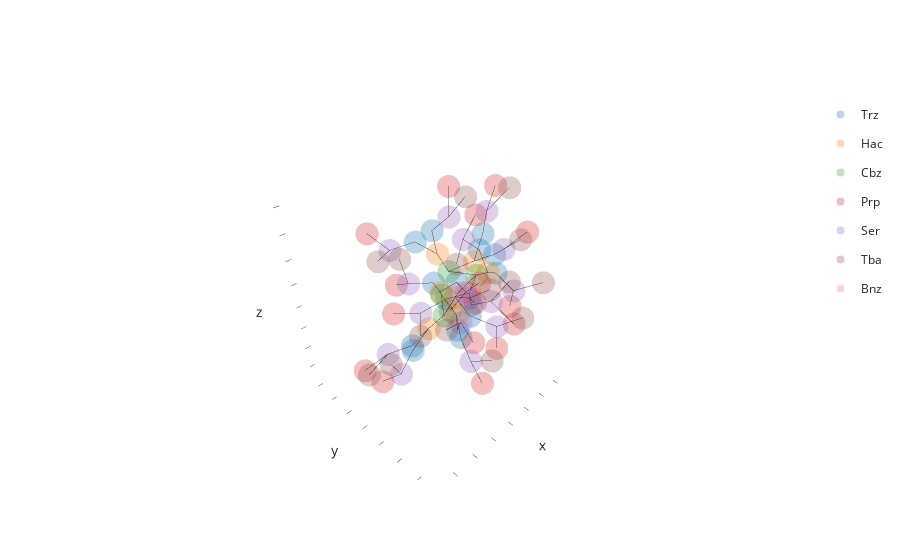

The cell this chart's notebook holds for it:
### Code cell
import buildamol as bam

mol = bam.read_pdb("/Users/noahhk/GIT/biobuild/docs/_tutorials/ext_final_opt.pdb", "EXT_final")

mol.make_residue_graph().show()

### Figure 1 — Plotly figure (JSON) as saved in the notebook; plotly's stock layout.template omitted (floating-point values rounded to 4 significant figures)
{"data": [{"customdata": [["('H_TRZ', 62, ' ')", 62, -1, "A"], ["('H_TRZ', 33, ' ')", 33, -1, "A"], ["('H_TRZ', 53, ' ')", 53, -1, "A"], ["('H_TRZ', 23, ' ')", 23, -1, "A"], ["('H_TRZ', 58, ' ')", 58, -1, "A"], ["('H_TRZ', 19, ' ')", 19, -1, "A"], ["('H_TRZ', 48, ' ')", 48, -1, "A"], ["('H_TRZ', 28, ' ')", 28, -1, "A"], ["('H_TRZ', 4, ' ')", 4, -1, "A"], ["('H_TRZ', 9, ' ')", 9, -1, "A"], ["('H_TRZ', 77, ' ')", 77, -1, "A"], ["('H_TRZ', 14, ' ')", 14, -1, "A"], ["('H_TRZ', 38, ' ')", 38, -1, "A"], ["('H_TRZ', 43, ' ')", 43, -1, "A"], ["('H_TRZ', 67, ' ')", 67, -1, "A"], ["('H_TRZ', 72, ' ')", 72, -1, "A"]], "hovertemplate": "element_or_resname=Trz<br>x=%{x}<br>y=%{y}<br>z=%{z}<br>id=%{customdata[0]}<br>serial=%{customdata[1]}<br>parent_serial=%{customdata[2]}<br>parent_id=%{customdata[3]}<extra></extra>", "legendgroup": "Trz", "marker": {"color": "#1F77B4", "opacity": 0.3, "symbol": "circle"}, "mode": "markers", "name": "Trz", "scene": "scene", "showlegend": true, "type": "scatter3d", "x": [-32.59, -37.86, -31.25, -43.91, -33.53, -33.69, -47.45, -40.45, -26.56, -27.16, -43.86, -32.98, -38.95, -45.31, -36.69, -41.81], "y": [1.214, 7.881, 10.34, 0.7915, 14.05, 13.71, 8.062, -2.54, 6.369, 5.47, 10.15, 13.98, 5.954, 5.283, 1.232, 8.846], "z": [-3.151, -24.35, -10.13, -17.35, -10.62, -13.31, -13.36, -17.47, -21.44, -21.29, -6.673, -8.934, -24.27, -8.288, -2.454, -2.114]}, {"customdata": [["('H_HAC', 63, ' ')", 63, -1, "A"], ["('H_HAC', 24, ' ')", 24, -1, "A"], ["('H_HAC', 34, ' ')", 34, -1, "A"], ["('H_HAC', 44, ' ')", 44, -1, "A"], ["('H_HAC', 15, ' ')", 15, -1, "A"], ["('H_HAC', 5, ' ')", 5, -1, "A"], ["('H_HAC', 54, ' ')", 54, -1, "A"], ["('H_HAC', 73, ' ')", 73, -1, "A"]], "hovertemplate": "element_or_resname=Hac<br>x=%{x}<br>y=%{y}<br>z=%{z}<br>id=%{customdata[0]}<br>serial=%{customdata[1]}<br>parent_serial=%{customdata[2]}<br>parent_id=%{customdata[3]}<extra></extra>", "legendgroup": "Hac", "marker": {"color": "#FF7F0E", "opacity": 0.3, "symbol": "circle"}, "mode": "markers", "name": "Hac", "scene": "scene", "showlegend": true, "type": "scatter3d", "x": [-36.45, -38.6, -37.69, -43.81, -34.25, -29.37, -36.41, -40.23], "y": [2.785, 1.374, 6.834, 8.987, 9.561, 7.766, 10.94, 8.463], "z": [-6.533, -16.9, -19.27, -11.14, -11.74, -17.06, -11.17, -7.251]}, {"customdata": [["('H_CBZ', 29, ' ')", 29, -1, "A"], ["('H_CBZ', 49, ' ')", 49, -1, "A"], ["('H_CBZ', 10, ' ')", 10, -1, "A"], ["('H_CBZ', 68, ' ')", 68, -1, "A"]], "hovertemplate": "element_or_resname=Cbz<br>x=%{x}<br>y=%{y}<br>z=%{z}<br>id=%{customdata[0]}<br>serial=%{customdata[1]}<br>parent_serial=%{customdata[2]}<br>parent_id=%{customdata[3]}<extra></extra>", "legendgroup": "Cbz", "marker": {"color": "#2CA02C", "opacity": 0.3, "symbol": "circle"}, "mode": "markers", "name": "Cbz", "scene": "scene", "showlegend": true, "type": "scatter3d", "x": [-36.26, -40.72, -33.28, -36.79], "y": [4.064, 8.766, 7.693, 5.42], "z": [-14.96, -10.37, -16.38, -9.293]}, {"customdata": [["('H_PRP', 55, ' ')", 55, -1, "A"], ["('H_PRP', 1, ' ')", 1, -1, "A"], ["('H_PRP', 6, ' ')", 6, -1, "A"], ["('H_PRP', 11, ' ')", 11, -1, "A"], ["('H_PRP', 30, ' ')", 30, -1, "A"], ["('H_PRP', 45, ' ')", 45, -1, "A"], ["('H_PRP', 50, ' ')", 50, -1, "A"], ["('H_PRP', 35, ' ')", 35, -1, "A"], ["('H_PRP', 74, ' ')", 74, -1, "A"], ["('H_PRP', 40, ' ')", 40, -1, "A"], ["('H_PRP', 25, ' ')", 25, -1, "A"], ["('H_PRP', 69, ' ')", 69, -1, "A"], ["('H_PRP', 59, ' ')", 59, -1, "A"], ["('H_PRP', 64, ' ')", 64, -1, "A"], ["('H_PRP', 20, ' ')", 20, -1, "A"], ["('H_PRP', 16, ' ')", 16, -1, "A"]], "hovertemplate": "element_or_resname=Prp<br>x=%{x}<br>y=%{y}<br>z=%{z}<br>id=%{customdata[0]}<br>serial=%{customdata[1]}<br>parent_serial=%{customdata[2]}<br>parent_id=%{customdata[3]}<extra></extra>", "legendgroup": "Prp", "marker": {"color": "#D62728", "opacity": 0.3, "symbol": "circle"}, "mode": "markers", "name": "Prp", "scene": "scene", "showlegend": true, "type": "scatter3d", "x": [-34.64, -20.7, -16.75, -26.83, -38.02, -49.64, -21.74, -43.97, -53.36, -49.74, -37.07, -40.5, -24.94, -44.56, -51.84, -31.25], "y": [22.2, 4.103, 4.965, 20.44, 13.99, 10.71, 7.686, 6.144, 10.36, 0.1611, -10.75, 11.9, -2.015, -2.411, 0.3978, 21.71], "z": [-10.66, -26.97, -20.69, -3.221, -33.0, -21.37, -9.477, -30.69, -5.557, -4.166, -20.35, 8.099, 0.1645, 2.57, -21.53, -14.04]}, {"customdata": [["('H_SER', 56, ' ')", 56, -1, "A"], ["('H_SER', 51, ' ')", 51, -1, "A"], ["('H_SER', 2, ' ')", 2, -1, "A"], ["('H_SER', 12, ' ')", 12, -1, "A"], ["('H_SER', 7, ' ')", 7, -1, "A"], ["('H_SER', 17, ' ')", 17, -1, "A"], ["('H_SER', 31, ' ')", 31, -1, "A"], ["('H_SER', 46, ' ')", 46, -1, "A"], ["('H_SER', 36, ' ')", 36, -1, "A"], ["('H_SER', 75, ' ')", 75, -1, "A"], ["('H_SER', 65, ' ')", 65, -1, "A"], ["('H_SER', 41, ' ')", 41, -1, "A"], ["('H_SER', 21, ' ')", 21, -1, "A"], ["('H_SER', 26, ' ')", 26, -1, "A"], ["('H_SER', 70, ' ')", 70, -1, "A"], ["('H_SER', 60, ' ')", 60, -1, "A"]], "hovertemplate": "element_or_resname=Ser<br>x=%{x}<br>y=%{y}<br>z=%{z}<br>id=%{customdata[0]}<br>serial=%{customdata[1]}<br>parent_serial=%{customdata[2]}<br>parent_id=%{customdata[3]}<extra></extra>", "legendgroup": "Ser", "marker": {"color": "#9467BD", "opacity": 0.3, "symbol": "circle"}, "mode": "markers", "name": "Ser", "scene": "scene", "showlegend": true, "type": "scatter3d", "x": [-33.61, -27.03, -22.21, -29.78, -22.34, -35.16, -36.99, -48.26, -42.86, -48.49, -41.76, -45.93, -46.75, -36.44, -40.97, -28.56], "y": [18.08, 8.307, 7.971, 16.7, 4.343, 18.49, 11.56, 12.16, 3.281, 8.718, 0.4796, 0.4541, 1.075, -5.785, 10.09, -0.9365], "z": [-7.797, -11.96, -23.31, -5.889, -20.99, -13.71, -27.82, -16.0, -26.11, -8.083, -1.772, -8.149, -21.15, -17.3, 2.913, -4.085]}, {"customdata": [["('H_TBA', 13, ' ')", 13, -1, "A"], ["('H_TBA', 57, ' ')", 57, -1, "A"], ["('H_TBA', 3, ' ')", 3, -1, "A"], ["('H_TBA', 8, ' ')", 8, -1, "A"], ["('H_TBA', 66, ' ')", 66, -1, "A"], ["('H_TBA', 76, ' ')", 76, -1, "A"], ["('H_TBA', 42, ' ')", 42, -1, "A"], ["('H_TBA', 47, ' ')", 47, -1, "A"], ["('H_TBA', 22, ' ')", 22, -1, "A"], ["('H_TBA', 52, ' ')", 52, -1, "A"], ["('H_TBA', 37, ' ')", 37, -1, "A"], ["('H_TBA', 27, ' ')", 27, -1, "A"], ["('H_TBA', 71, ' ')", 71, -1, "A"], ["('H_TBA', 61, ' ')", 61, -1, "A"], ["('H_TBA', 32, ' ')", 32, -1, "A"], ["('H_TBA', 18, ' ')", 18, -1, "A"]], "hovertemplate": "element_or_resname=Tba<br>x=%{x}<br>y=%{y}<br>z=%{z}<br>id=%{customdata[0]}<br>serial=%{customdata[1]}<br>parent_serial=%{customdata[2]}<br>parent_id=%{customdata[3]}<extra></extra>", "legendgroup": "Tba", "marker": {"color": "#8C564B", "opacity": 0.3, "symbol": "circle"}, "mode": "markers", "name": "Tba", "scene": "scene", "showlegend": true, "type": "scatter3d", "x": [-29.27, -35.19, -19.57, -18.82, -46.34, -51.17, -45.09, -51.26, -42.1, -23.21, -40.88, -37.77, -45.89, -28.81, -42.07, -37.31], "y": [21.08, 20.08, 8.753, 2.842, 0.3638, 10.49, -0.3759, 16.67, 0.7456, 12.37, 0.8685, -9.939, 10.7, -5.138, 12.95, 21.98], "z": [-1.816, -3.781, -18.52, -24.77, 0.7943, -6.314, -13.94, -13.33, -23.89, -12.28, -28.41, -13.73, 5.781, -8.301, -30.23, -11.09]}, {"customdata": [["('H_BNZ', 39, ' ')", 39, -1, "A"]], "hovertemplate": "element_or_resname=Bnz<br>x=%{x}<br>y=%{y}<br>z=%{z}<br>id=%{customdata[0]}<br>serial=%{customdata[1]}<br>parent_serial=%{customdata[2]}<br>parent_id=%{customdata[3]}<extra></extra>", "legendgroup": "Bnz", "marker": {"color": "#E377C2", "opacity": 0.3, "symbol": "circle"}, "mode": "markers", "name": "Bnz", "scene": "scene", "showlegend": true, "type": "scatter3d", "x": [-36.9], "y": [7.822], "z": [-12.91]}, {"hoverinfo": "skip", "line": {"color": "black", "width": 1}, "mode": "lines", "opacity": 0.6, "showlegend": false, "type": "scatter3d", "x": [-32.59, -36.45], "y": [1.214, 2.785], "z": [-3.151, -6.533]}, {"hoverinfo": "skip", "line": {"color": "black", "width": 1}, "mode": "lines", "opacity": 0.6, "showlegend": false, "type": "scatter3d", "x": [-32.59, -28.56], "y": [1.214, -0.9365], "z": [-3.151, -4.085]}, {"hoverinfo": "skip", "line": {"color": "black", "width": 1}, "mode": "lines", "opacity": 0.6, "showlegend": false, "type": "scatter3d", "x": [-36.45, -36.79], "y": [2.785, 5.42], "z": [-6.533, -9.293]}, {"hoverinfo": "skip", "line": {"color": "black", "width": 1}, "mode": "lines", "opacity": 0.6, "showlegend": false, "type": "scatter3d", "x": [-36.45, -36.69], "y": [2.785, 1.232], "z": [-6.533, -2.454]}, {"hoverinfo": "skip", "line": {"color": "black", "width": 1}, "mode": "lines", "opacity": 0.6, "showlegend": false, "type": "scatter3d", "x": [-38.6, -36.26], "y": [1.374, 4.064], "z": [-16.9, -14.96]}, {"hoverinfo": "skip", "line": {"color": "black", "width": 1}, "mode": "lines", "opacity": 0.6, "showlegend": false, "type": "scatter3d", "x": [-38.6, -43.91], "y": [1.374, 0.7915], "z": [-16.9, -17.35]}, {"hoverinfo": "skip", "line": {"color": "black", "width": 1}, "mode": "lines", "opacity": 0.6, "showlegend": false, "type": "scatter3d", "x": [-38.6, -40.45], "y": [1.374, -2.54], "z": [-16.9, -17.47]}, {"hoverinfo": "skip", "line": {"color": "black", "width": 1}, "mode": "lines", "opacity": 0.6, "showlegend": false, "type": "scatter3d", "x": [-36.26, -37.69], "y": [4.064, 6.834], "z": [-14.96, -19.27]}, {"hoverinfo": "skip", "line": {"color": "black", "width": 1}, "mode": "lines", "opacity": 0.6, "showlegend": false, "type": "scatter3d", "x": [-36.26, -33.28], "y": [4.064, 7.693], "z": [-14.96, -16.38]}, {"hoverinfo": "skip", "line": {"color": "black", "width": 1}, "mode": "lines", "opacity": 0.6, "showlegend": false, "type": "scatter3d", "x": [-34.64, -33.61], "y": [22.2, 18.08], "z": [-10.66, -7.797]}, {"hoverinfo": "skip", "line": {"color": "black", "width": 1}, "mode": "lines", "opacity": 0.6, "showlegend": false, "type": "scatter3d", "x": [-33.61, -33.53], "y": [18.08, 14.05], "z": [-7.797, -10.62]}, {"hoverinfo": "skip", "line": {"color": "black", "width": 1}, "mode": "lines", "opacity": 0.6, "showlegend": false, "type": "scatter3d", "x": [-33.61, -35.19], "y": [18.08, 20.08], "z": [-7.797, -3.781]}, {"hoverinfo": "skip", "line": {"color": "black", "width": 1}, "mode": "lines", "opacity": 0.6, "showlegend": false, "type": "scatter3d", "x": [-37.86, -37.69], "y": [7.881, 6.834], "z": [-24.35, -19.27]}, {"hoverinfo": "skip", "line": {"color": "black", "width": 1}, "mode": "lines", "opacity": 0.6, "showlegend": false, "type": "scatter3d", "x": [-37.86, -36.99], "y": [7.881, 11.56], "z": [-24.35, -27.82]}, {"hoverinfo": "skip", "line": {"color": "black", "width": 1}, "mode": "lines", "opacity": 0.6, "showlegend": false, "type": "scatter3d", "x": [-37.69, -38.95], "y": [6.834, 5.954], "z": [-19.27, -24.27]}, {"hoverinfo": "skip", "line": {"color": "black", "width": 1}, "mode": "lines", "opacity": 0.6, "showlegend": false, "type": "scatter3d", "x": [-27.03, -31.25], "y": [8.307, 10.34], "z": [-11.96, -10.13]}, {"hoverinfo": "skip", "line": {"color": "black", "width": 1}, "mode": "lines", "opacity": 0.6, "showlegend": false, "type": "scatter3d", "x": [-27.03, -21.74], "y": [8.307, 7.686], "z": [-11.96, -9.477]}, {"hoverinfo": "skip", "line": {"color": "black", "width": 1}, "mode": "lines", "opacity": 0.6, "showlegend": false, "type": "scatter3d", "x": [-27.03, -23.21], "y": [8.307, 12.37], "z": [-11.96, -12.28]}, {"hoverinfo": "skip", "line": {"color": "black", "width": 1}, "mode": "lines", "opacity": 0.6, "showlegend": false, "type": "scatter3d", "x": [-31.25, -36.41], "y": [10.34, 10.94], "z": [-10.13, -11.17]}, {"hoverinfo": "skip", "line": {"color": "black", "width": 1}, "mode": "lines", "opacity": 0.6, "showlegend": false, "type": "scatter3d", "x": [-20.7, -22.21], "y": [4.103, 7.971], "z": [-26.97, -23.31]}, {"hoverinfo": "skip", "line": {"color": "black", "width": 1}, "mode": "lines", "opacity": 0.6, "showlegend": false, "type": "scatter3d", "x": [-22.21, -19.57], "y": [7.971, 8.753], "z": [-23.31, -18.52]}, {"hoverinfo": "skip", "line": {"color": "black", "width": 1}, "mode": "lines", "opacity": 0.6, "showlegend": false, "type": "scatter3d", "x": [-22.21, -26.56], "y": [7.971, 6.369], "z": [-23.31, -21.44]}, {"hoverinfo": "skip", "line": {"color": "black", "width": 1}, "mode": "lines", "opacity": 0.6, "showlegend": false, "type": "scatter3d", "x": [-43.91, -46.75], "y": [0.7915, 1.075], "z": [-17.35, -21.15]}, {"hoverinfo": "skip", "line": {"color": "black", "width": 1}, "mode": "lines", "opacity": 0.6, "showlegend": false, "type": "scatter3d", "x": [-29.78, -29.27], "y": [16.7, 21.08], "z": [-5.889, -1.816]}, {"hoverinfo": "skip", "line": {"color": "black", "width": 1}, "mode": "lines", "opacity": 0.6, "showlegend": false, "type": "scatter3d", "x": [-29.78, -26.83], "y": [16.7, 20.44], "z": [-5.889, -3.221]}, {"hoverinfo": "skip", "line": {"color": "black", "width": 1}, "mode": "lines", "opacity": 0.6, "showlegend": false, "type": "scatter3d", "x": [-29.78, -32.98], "y": [16.7, 13.98], "z": [-5.889, -8.934]}, {"hoverinfo": "skip", "line": {"color": "black", "width": 1}, "mode": "lines", "opacity": 0.6, "showlegend": false, "type": "scatter3d", "x": [-43.81, -40.72], "y": [8.987, 8.766], "z": [-11.14, -10.37]}, {"hoverinfo": "skip", "line": {"color": "black", "width": 1}, "mode": "lines", "opacity": 0.6, "showlegend": false, "type": "scatter3d", "x": [-43.81, -47.45], "y": [8.987, 8.062], "z": [-11.14, -13.36]}, {"hoverinfo": "skip", "line": {"color": "black", "width": 1}, "mode": "lines", "opacity": 0.6, "showlegend": false, "type": "scatter3d", "x": [-43.81, -45.31], "y": [8.987, 5.283], "z": [-11.14, -8.288]}, {"hoverinfo": "skip", "line": {"color": "black", "width": 1}, "mode": "lines", "opacity": 0.6, "showlegend": false, "type": "scatter3d", "x": [-40.72, -36.41], "y": [8.766, 10.94], "z": [-10.37, -11.17]}, {"hoverinfo": "skip", "line": {"color": "black", "width": 1}, "mode": "lines", "opacity": 0.6, "showlegend": false, "type": "scatter3d", "x": [-40.72, -36.9], "y": [8.766, 7.822], "z": [-10.37, -12.91]}, {"hoverinfo": "skip", "line": {"color": "black", "width": 1}, "mode": "lines", "opacity": 0.6, "showlegend": false, "type": "scatter3d", "x": [-40.72, -36.79], "y": [8.766, 5.42], "z": [-10.37, -9.293]}, {"hoverinfo": "skip", "line": {"color": "black", "width": 1}, "mode": "lines", "opacity": 0.6, "showlegend": false, "type": "scatter3d", "x": [-33.28, -36.9], "y": [7.693, 7.822], "z": [-16.38, -12.91]}, {"hoverinfo": "skip", "line": {"color": "black", "width": 1}, "mode": "lines", "opacity": 0.6, "showlegend": false, "type": "scatter3d", "x": [-33.28, -29.37], "y": [7.693, 7.766], "z": [-16.38, -17.06]}, {"hoverinfo": "skip", "line": {"color": "black", "width": 1}, "mode": "lines", "opacity": 0.6, "showlegend": false, "type": "scatter3d", "x": [-33.28, -34.25], "y": [7.693, 9.561], "z": [-16.38, -11.74]}, {"hoverinfo": "skip", "line": {"color": "black", "width": 1}, "mode": "lines", "opacity": 0.6, "showlegend": false, "type": "scatter3d", "x": [-33.53, -36.41], "y": [14.05, 10.94], "z": [-10.62, -11.17]}, {"hoverinfo": "skip", "line": {"color": "black", "width": 1}, "mode": "lines", "opacity": 0.6, "showlegend": false, "type": "scatter3d", "x": [-16.75, -22.34], "y": [4.965, 4.343], "z": [-20.69, -20.99]}, {"hoverinfo": "skip", "line": {"color": "black", "width": 1}, "mode": "lines", "opacity": 0.6, "showlegend": false, "type": "scatter3d", "x": [-22.34, -18.82], "y": [4.343, 2.842], "z": [-20.99, -24.77]}, {"hoverinfo": "skip", "line": {"color": "black", "width": 1}, "mode": "lines", "opacity": 0.6, "showlegend": false, "type": "scatter3d", "x": [-22.34, -27.16], "y": [4.343, 5.47], "z": [-20.99, -21.29]}, {"hoverinfo": "skip", "line": {"color": "black", "width": 1}, "mode": "lines", "opacity": 0.6, "showlegend": false, "type": "scatter3d", "x": [-34.25, -33.69], "y": [9.561, 13.71], "z": [-11.74, -13.31]}, {"hoverinfo": "skip", "line": {"color": "black", "width": 1}, "mode": "lines", "opacity": 0.6, "showlegend": false, "type": "scatter3d", "x": [-34.25, -32.98], "y": [9.561, 13.98], "z": [-11.74, -8.934]}, {"hoverinfo": "skip", "line": {"color": "black", "width": 1}, "mode": "lines", "opacity": 0.6, "showlegend": false, "type": "scatter3d", "x": [-33.69, -35.16], "y": [13.71, 18.49], "z": [-13.31, -13.71]}, {"hoverinfo": "skip", "line": {"color": "black", "width": 1}, "mode": "lines", "opacity": 0.6, "showlegend": false, "type": "scatter3d", "x": [-36.79, -40.23], "y": [5.42, 8.463], "z": [-9.293, -7.251]}, {"hoverinfo": "skip", "line": {"color": "black", "width": 1}, "mode": "lines", "opacity": 0.6, "showlegend": false, "type": "scatter3d", "x": [-35.16, -37.31], "y": [18.49, 21.98], "z": [-13.71, -11.09]}, {"hoverinfo": "skip", "line": {"color": "black", "width": 1}, "mode": "lines", "opacity": 0.6, "showlegend": false, "type": "scatter3d", "x": [-35.16, -31.25], "y": [18.49, 21.71], "z": [-13.71, -14.04]}, {"hoverinfo": "skip", "line": {"color": "black", "width": 1}, "mode": "lines", "opacity": 0.6, "showlegend": false, "type": "scatter3d", "x": [-47.45, -48.26], "y": [8.062, 12.16], "z": [-13.36, -16.0]}, {"hoverinfo": "skip", "line": {"color": "black", "width": 1}, "mode": "lines", "opacity": 0.6, "showlegend": false, "type": "scatter3d", "x": [-38.02, -36.99], "y": [13.99, 11.56], "z": [-33.0, -27.82]}, {"hoverinfo": "skip", "line": {"color": "black", "width": 1}, "mode": "lines", "opacity": 0.6, "showlegend": false, "type": "scatter3d", "x": [-36.99, -42.07], "y": [11.56, 12.95], "z": [-27.82, -30.23]}, {"hoverinfo": "skip", "line": {"color": "black", "width": 1}, "mode": "lines", "opacity": 0.6, "showlegend": false, "type": "scatter3d", "x": [-49.64, -48.26], "y": [10.71, 12.16], "z": [-21.37, -16.0]}, {"hoverinfo": "skip", "line": {"color": "black", "width": 1}, "mode": "lines", "opacity": 0.6, "showlegend": false, "type": "scatter3d", "x": [-48.26, -51.26], "y": [12.16, 16.67], "z": [-16.0, -13.33]}, {"hoverinfo": "skip", "line": {"color": "black", "width": 1}, "mode": "lines", "opacity": 0.6, "showlegend": false, "type": "scatter3d", "x": [-29.37, -27.16], "y": [7.766, 5.47], "z": [-17.06, -21.29]}, {"hoverinfo": "skip", "line": {"color": "black", "width": 1}, "mode": "lines", "opacity": 0.6, "showlegend": false, "type": "scatter3d", "x": [-29.37, -26.56], "y": [7.766, 6.369], "z": [-17.06, -21.44]}, {"hoverinfo": "skip", "line": {"color": "black", "width": 1}, "mode": "lines", "opacity": 0.6, "showlegend": false, "type": "scatter3d", "x": [-43.97, -42.86], "y": [6.144, 3.281], "z": [-30.69, -26.11]}, {"hoverinfo": "skip", "line": {"color": "black", "width": 1}, "mode": "lines", "opacity": 0.6, "showlegend": false, "type": "scatter3d", "x": [-42.86, -40.88], "y": [3.281, 0.8685], "z": [-26.11, -28.41]}, {"hoverinfo": "skip", "line": {"color": "black", "width": 1}, "mode": "lines", "opacity": 0.6, "showlegend": false, "type": "scatter3d", "x": [-42.86, -38.95], "y": [3.281, 5.954], "z": [-26.11, -24.27]}, {"hoverinfo": "skip", "line": {"color": "black", "width": 1}, "mode": "lines", "opacity": 0.6, "showlegend": false, "type": "scatter3d", "x": [-40.45, -36.44], "y": [-2.54, -5.785], "z": [-17.47, -17.3]}, {"hoverinfo": "skip", "line": {"color": "black", "width": 1}, "mode": "lines", "opacity": 0.6, "showlegend": false, "type": "scatter3d", "x": [-40.23, -43.86], "y": [8.463, 10.15], "z": [-7.251, -6.673]}, {"hoverinfo": "skip", "line": {"color": "black", "width": 1}, "mode": "lines", "opacity": 0.6, "showlegend": false, "type": "scatter3d", "x": [-40.23, -41.81], "y": [8.463, 8.846], "z": [-7.251, -2.114]}, {"hoverinfo": "skip", "line": {"color": "black", "width": 1}, "mode": "lines", "opacity": 0.6, "showlegend": false, "type": "scatter3d", "x": [-43.86, -48.49], "y": [10.15, 8.718], "z": [-6.673, -8.083]}, {"hoverinfo": "skip", "line": {"color": "black", "width": 1}, "mode": "lines", "opacity": 0.6, "showlegend": false, "type": "scatter3d", "x": [-53.36, -48.49], "y": [10.36, 8.718], "z": [-5.557, -8.083]}, {"hoverinfo": "skip", "line": {"color": "black", "width": 1}, "mode": "lines", "opacity": 0.6, "showlegend": false, "type": "scatter3d", "x": [-48.49, -51.17], "y": [8.718, 10.49], "z": [-8.083, -6.314]}, {"hoverinfo": "skip", "line": {"color": "black", "width": 1}, "mode": "lines", "opacity": 0.6, "showlegend": false, "type": "scatter3d", "x": [-41.76, -46.34], "y": [0.4796, 0.3638], "z": [-1.772, 0.7943]}, {"hoverinfo": "skip", "line": {"color": "black", "width": 1}, "mode": "lines", "opacity": 0.6, "showlegend": false, "type": "scatter3d", "x": [-41.76, -44.56], "y": [0.4796, -2.411], "z": [-1.772, 2.57]}, {"hoverinfo": "skip", "line": {"color": "black", "width": 1}, "mode": "lines", "opacity": 0.6, "showlegend": false, "type": "scatter3d", "x": [-41.76, -36.69], "y": [0.4796, 1.232], "z": [-1.772, -2.454]}, {"hoverinfo": "skip", "line": {"color": "black", "width": 1}, "mode": "lines", "opacity": 0.6, "showlegend": false, "type": "scatter3d", "x": [-45.93, -45.09], "y": [0.4541, -0.3759], "z": [-8.149, -13.94]}, {"hoverinfo": "skip", "line": {"color": "black", "width": 1}, "mode": "lines", "opacity": 0.6, "showlegend": false, "type": "scatter3d", "x": [-45.93, -49.74], "y": [0.4541, 0.1611], "z": [-8.149, -4.166]}, {"hoverinfo": "skip", "line": {"color": "black", "width": 1}, "mode": "lines", "opacity": 0.6, "showlegend": false, "type": "scatter3d", "x": [-45.93, -45.31], "y": [0.4541, 5.283], "z": [-8.149, -8.288]}, {"hoverinfo": "skip", "line": {"color": "black", "width": 1}, "mode": "lines", "opacity": 0.6, "showlegend": false, "type": "scatter3d", "x": [-46.75, -42.1], "y": [1.075, 0.7456], "z": [-21.15, -23.89]}, {"hoverinfo": "skip", "line": {"color": "black", "width": 1}, "mode": "lines", "opacity": 0.6, "showlegend": false, "type": "scatter3d", "x": [-46.75, -51.84], "y": [1.075, 0.3978], "z": [-21.15, -21.53]}, {"hoverinfo": "skip", "line": {"color": "black", "width": 1}, "mode": "lines", "opacity": 0.6, "showlegend": false, "type": "scatter3d", "x": [-36.44, -37.77], "y": [-5.785, -9.939], "z": [-17.3, -13.73]}, {"hoverinfo": "skip", "line": {"color": "black", "width": 1}, "mode": "lines", "opacity": 0.6, "showlegend": false, "type": "scatter3d", "x": [-36.44, -37.07], "y": [-5.785, -10.75], "z": [-17.3, -20.35]}, {"hoverinfo": "skip", "line": {"color": "black", "width": 1}, "mode": "lines", "opacity": 0.6, "showlegend": false, "type": "scatter3d", "x": [-40.97, -45.89], "y": [10.09, 10.7], "z": [2.913, 5.781]}, {"hoverinfo": "skip", "line": {"color": "black", "width": 1}, "mode": "lines", "opacity": 0.6, "showlegend": false, "type": "scatter3d", "x": [-40.97, -40.5], "y": [10.09, 11.9], "z": [2.913, 8.099]}, {"hoverinfo": "skip", "line": {"color": "black", "width": 1}, "mode": "lines", "opacity": 0.6, "showlegend": false, "type": "scatter3d", "x": [-40.97, -41.81], "y": [10.09, 8.846], "z": [2.913, -2.114]}, {"hoverinfo": "skip", "line": {"color": "black", "width": 1}, "mode": "lines", "opacity": 0.6, "showlegend": false, "type": "scatter3d", "x": [-28.56, -28.81], "y": [-0.9365, -5.138], "z": [-4.085, -8.301]}, {"hoverinfo": "skip", "line": {"color": "black", "width": 1}, "mode": "lines", "opacity": 0.6, "showlegend": false, "type": "scatter3d", "x": [-28.56, -24.94], "y": [-0.9365, -2.015], "z": [-4.085, 0.1645]}], "layout": {"scene": {"xaxis": {"showgrid": false, "showline": false, "showticklabels": false}, "yaxis": {"showgrid": false, "showline": false, "showticklabels": false}, "zaxis": {"showgrid": false, "showline": false, "showticklabels": false}}}}
